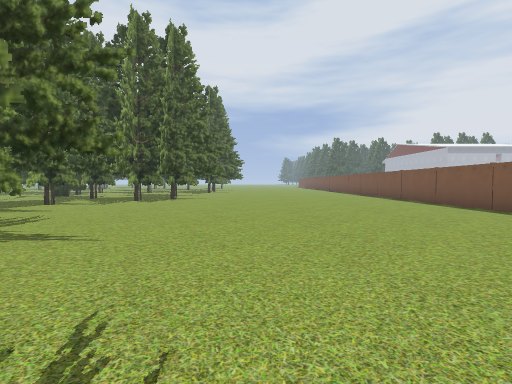
[1] (above)

24 first-person views from a walk through a 3-D level made in the Godot game engine. The camera is 1.5 m above the floor, tilts 2° down and sees 85° across. The floor is counted in squares, 2 m on a side. Each view is taken from the middle of a square. On the plan, view 1 faces up. The plan holds only what a view shows up to about 10 squares ahead; the rest is blank. The place goes on beyond the plan. Characters and animated objects are left out. Door leaves are left out where a doorway can be walked through. Some surface patterns are stand-ins.

[2]
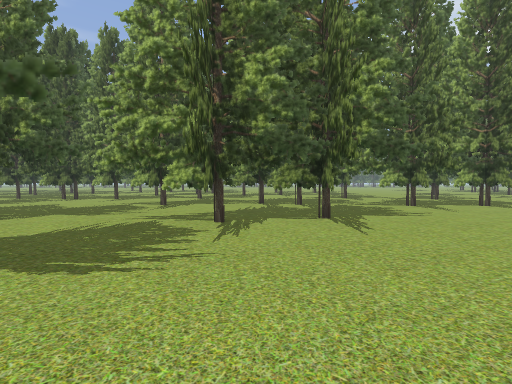

[3]
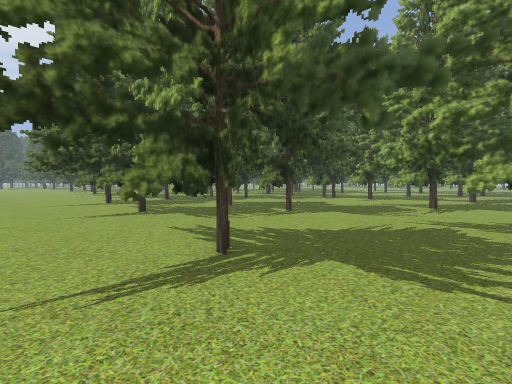

[4]
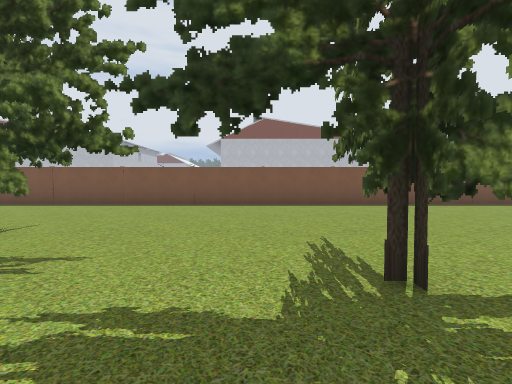

[5]
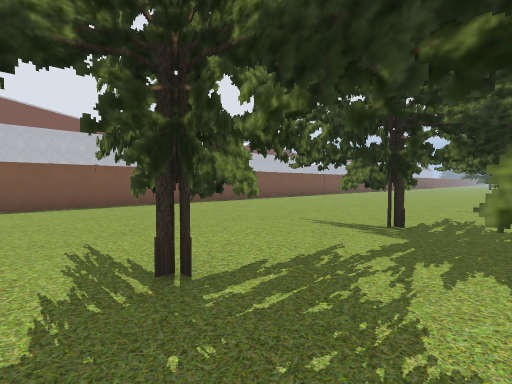

[6]
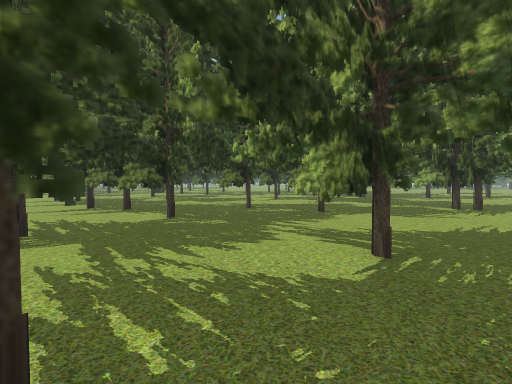

[7]
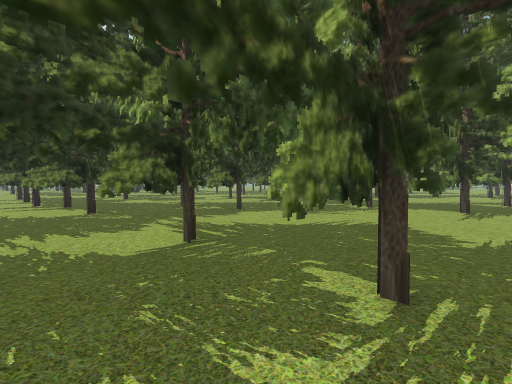

[8]
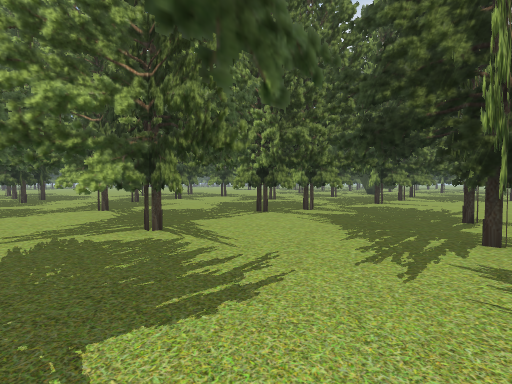

[9]
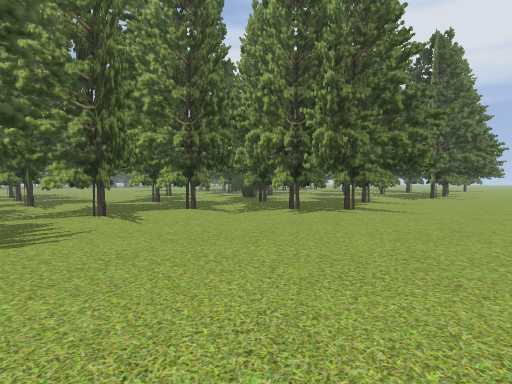

[10]
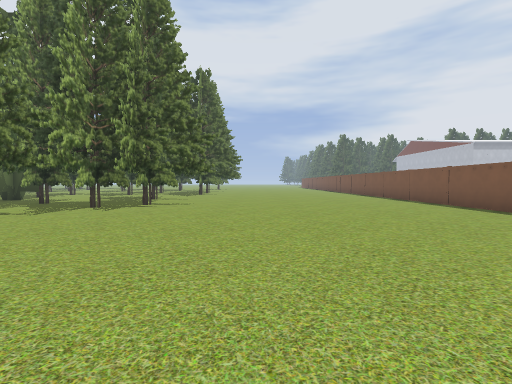

[11]
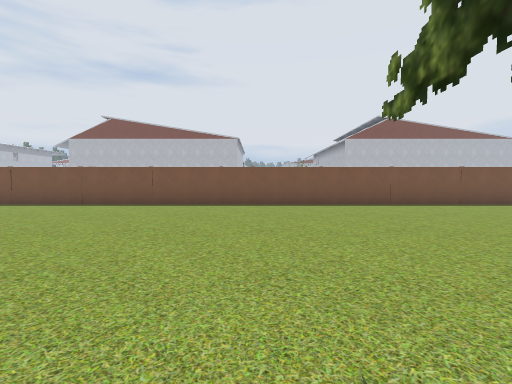

[12]
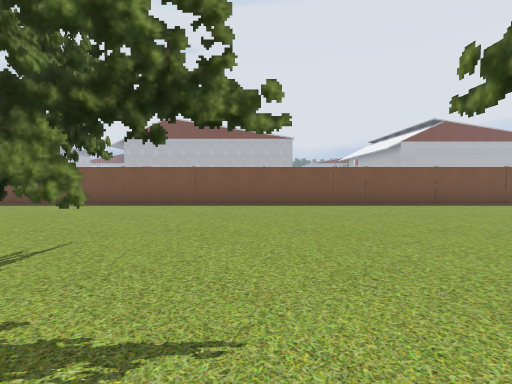

[13]
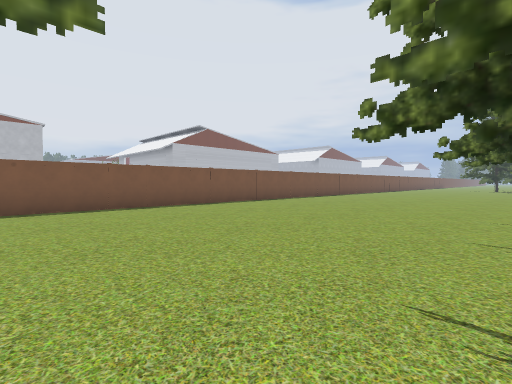

[14]
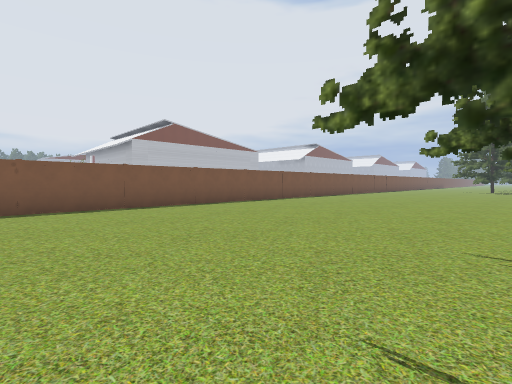

[15]
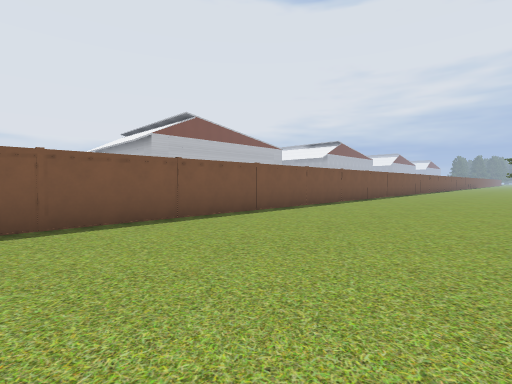

[16]
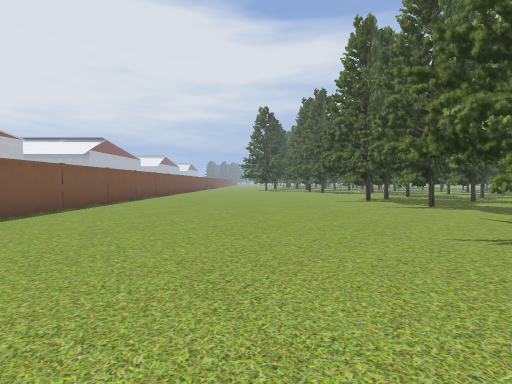

[17]
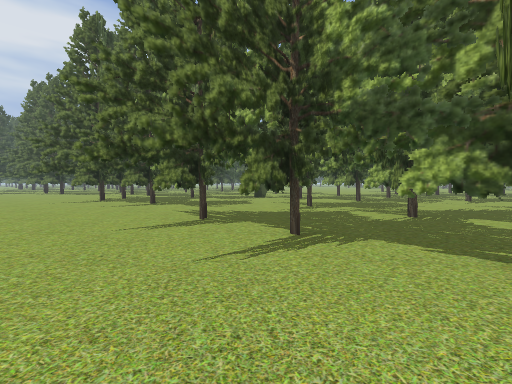

[18]
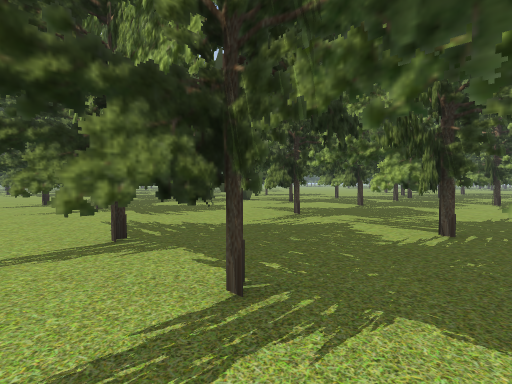

[19]
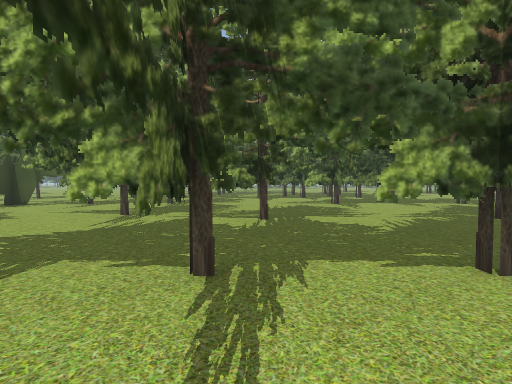

[20]
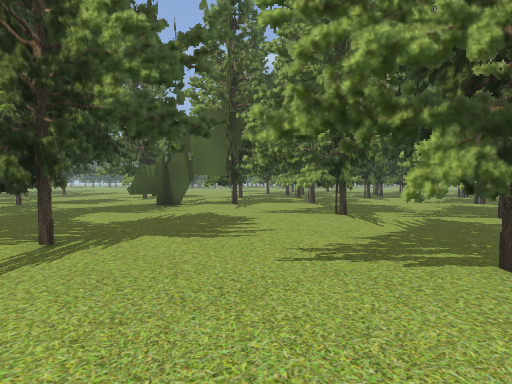

[21]
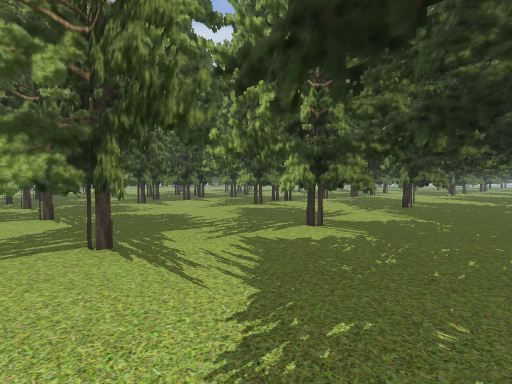

[22]
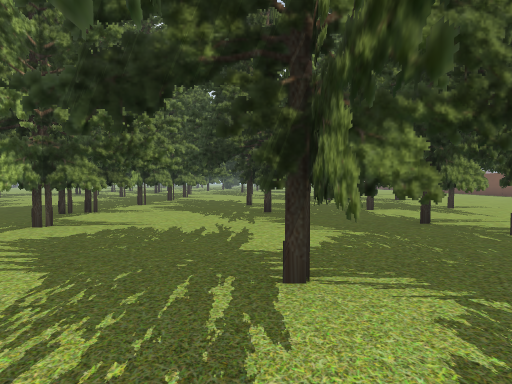

[23]
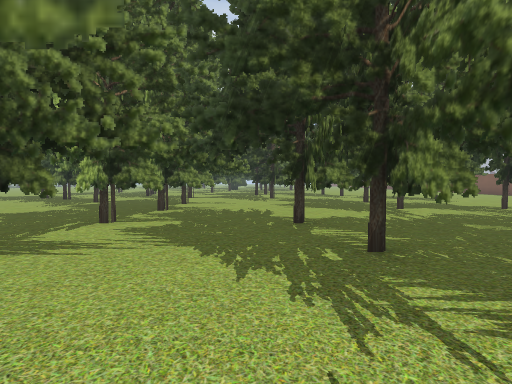

[24]
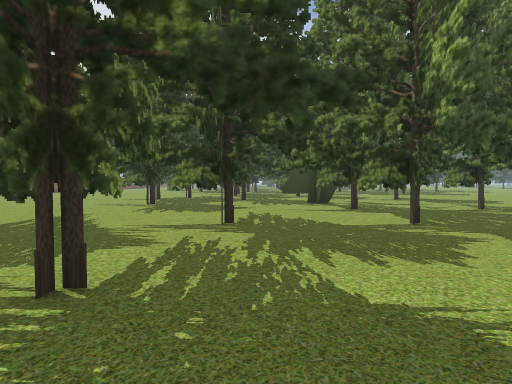

### Floor plan
Key: @ floor where view 1 was taken; # wall or solid block; x gap in a wall; . floor; T thing the floor can be seen under or through.
Columns run from 11 left of view 1 to 6 right of it. Each row starts with its distance up from view 1.
 13    #... .........#
 12    .#..TT .......#
 11    . .TT ........#
 10    . .T..........#
  9  #..TT ..........#
  8   ..#............#
  7   ..## ..........#
  6   ..#............#
  5   ..x............#
  4  ...#..#.........#
  3 ...###.## .......#
  2 ...## .#.........#
  1 ...#...###.......#
  0  .......#..@.....#
 -1 ##. ##.....#.....#
 -2 #...#......##....#
 -3 .......T... .....#
 -4 ###....TT........#
 -5 #......T.........#
 -6 #......TTx##.....#
 -7 ###....T..#......#
 -8 #.........x......#
 -9 ##xxTT....x......#
-10 #...T..T.TTT.....#
-11 ##..TT TT.T......#
-12 #...T.. .........#
-13 ## ....TT .......#
-14 #......TTT.......#
-15  .......T........#
-16 ....## .T........#
-17 ....#..TTT.......#
-18 ........T........#
-19 ##xTTT.TTT.......#
-20 # .T....T........#
-21 #................#
-22 ## ..............#
-23 #......#.........#
-24 ###...###........#
-25 .#..... .........#

Positions as (right, up) in squares from view 1, and headings:
1: (0, 0), facing up
2: (2, 2), facing left
3: (2, 1), facing down-left
4: (-3, -5), facing right
5: (-3, -5), facing down-right
6: (-1, -5), facing down-left
7: (-2, -3), facing down-left
8: (-3, -3), facing up-left
9: (0, 5), facing up-left
10: (0, 3), facing up
11: (-3, 4), facing right
12: (-3, -12), facing right
13: (-2, -12), facing down-right
14: (-2, -15), facing down-right
15: (1, -15), facing down-right
16: (1, -15), facing down
17: (0, -14), facing down-left
18: (-2, -15), facing down-left
19: (-1, -16), facing left
20: (-1, -21), facing left
21: (-4, -20), facing up-left
22: (-7, -18), facing up
23: (-8, -14), facing up
24: (-8, -14), facing down
